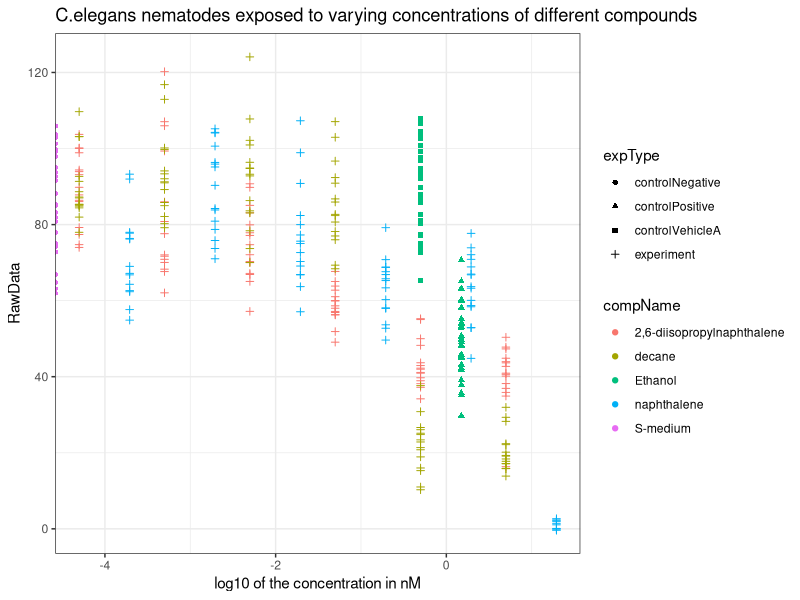

The R source for this figure:
## ---- chunk 1
library(readxl)

flow_tidy <- read_excel("ruwe_data/CE.LIQ.FLOW.062_Tidydata.xlsx")

## ---- chunk 2
library(ggplot2)
library(tidyverse)
library(dplyr)

# Eindresultaat scatterplot:
#  - x-as compconentration --> goeie x-as labels
#  - y-as rawdata counts 
#     - + kleur per level in compname
#     - + andere shape per level in exptype


# Change comconcentration into numeric column.
flow_tidy$compConcentration <- as.numeric(flow_tidy$compConcentration)

#remove rows with NA
flow_tidy$plateRow <- NULL
flow_tidy$plateColumn <- NULL

# Change compname and exptype into factors
flow_tidy$compName <- as.factor(flow_tidy$compName)
flow_tidy$expType <-  as.factor(flow_tidy$expType)

#take the log10 value of the compConcentration
flow_tidy$logConcentration <-  log(flow_tidy$compConcentration, base = 10)

# Plot the data
flow_tidy_plot <- flow_tidy %>% ggplot(aes(x= logConcentration, y= RawData, colour = compName, shape = expType)) + geom_jitter() + theme_bw() + labs(title = "C.elegans nematodes exposed to varying concentrations of different compounds", x= "log10 of the concentration in nM")

print(flow_tidy_plot)
